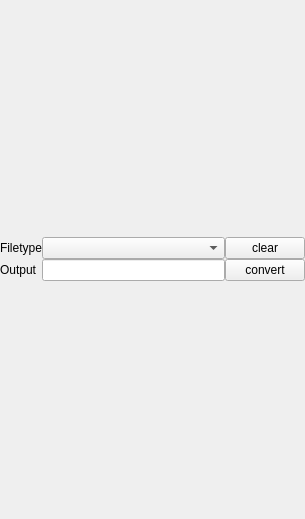
<?xml version="1.0" encoding="UTF-8"?>
<ui version="4.0">
 <class>Form</class>
 <widget class="QWidget" name="Form">
  <property name="geometry">
   <rect>
    <x>0</x>
    <y>0</y>
    <width>305</width>
    <height>519</height>
   </rect>
  </property>
  <property name="windowTitle">
   <string>TTTR-Convert</string>
  </property>
  <property name="windowIcon">
   <iconset resource="../rescource.qrc">
    <normaloff>:/icons/icons/Document-save.png</normaloff>:/icons/icons/Document-save.png</iconset>
  </property>
  <layout class="QVBoxLayout" name="verticalLayout_2">
   <property name="spacing">
    <number>0</number>
   </property>
   <property name="margin">
    <number>0</number>
   </property>
   <item>
    <layout class="QGridLayout" name="gridLayout">
     <property name="spacing">
      <number>0</number>
     </property>
     <item row="0" column="0">
      <widget class="QLabel" name="label_3">
       <property name="sizePolicy">
        <sizepolicy hsizetype="Fixed" vsizetype="Preferred">
         <horstretch>0</horstretch>
         <verstretch>0</verstretch>
        </sizepolicy>
       </property>
       <property name="text">
        <string>Filetype</string>
       </property>
      </widget>
     </item>
     <item row="3" column="0">
      <widget class="QLabel" name="label">
       <property name="sizePolicy">
        <sizepolicy hsizetype="Fixed" vsizetype="Preferred">
         <horstretch>0</horstretch>
         <verstretch>0</verstretch>
        </sizepolicy>
       </property>
       <property name="text">
        <string>Output</string>
       </property>
      </widget>
     </item>
     <item row="0" column="4">
      <widget class="QPushButton" name="toolButton_4">
       <property name="text">
        <string>clear</string>
       </property>
      </widget>
     </item>
     <item row="3" column="4">
      <widget class="QPushButton" name="toolButton">
       <property name="sizePolicy">
        <sizepolicy hsizetype="Minimum" vsizetype="Fixed">
         <horstretch>0</horstretch>
         <verstretch>0</verstretch>
        </sizepolicy>
       </property>
       <property name="text">
        <string>convert</string>
       </property>
      </widget>
     </item>
     <item row="3" column="1" colspan="3">
      <widget class="QLineEdit" name="lineEdit">
       <property name="readOnly">
        <bool>true</bool>
       </property>
      </widget>
     </item>
     <item row="0" column="1" colspan="3">
      <widget class="QComboBox" name="comboBox">
       <property name="sizePolicy">
        <sizepolicy hsizetype="Minimum" vsizetype="Fixed">
         <horstretch>0</horstretch>
         <verstretch>0</verstretch>
        </sizepolicy>
       </property>
      </widget>
     </item>
     <item row="1" column="0" colspan="5">
      <layout class="QVBoxLayout" name="verticalLayout"/>
     </item>
    </layout>
   </item>
  </layout>
  <action name="actionOpenFile">
   <property name="text">
    <string>Open File</string>
   </property>
  </action>
  <action name="actionOpen_Target">
   <property name="text">
    <string>Open Target</string>
   </property>
  </action>
  <action name="actionEnding_changed">
   <property name="text">
    <string>Ending changed</string>
   </property>
  </action>
  <action name="actionClear_list">
   <property name="text">
    <string>Clear list</string>
   </property>
  </action>
  <action name="actionMake_file">
   <property name="text">
    <string>Make file</string>
   </property>
  </action>
 </widget>
 <resources>
  <include location="../rescource.qrc"/>
 </resources>
 <connections>
  <connection>
   <sender>toolButton</sender>
   <signal>clicked()</signal>
   <receiver>actionOpen_Target</receiver>
   <slot>trigger()</slot>
   <hints>
    <hint type="sourcelabel">
     <x>295</x>
     <y>30</y>
    </hint>
    <hint type="destinationlabel">
     <x>-1</x>
     <y>-1</y>
    </hint>
   </hints>
  </connection>
  <connection>
   <sender>comboBox</sender>
   <signal>currentIndexChanged(int)</signal>
   <receiver>actionEnding_changed</receiver>
   <slot>trigger()</slot>
   <hints>
    <hint type="sourcelabel">
     <x>364</x>
     <y>10</y>
    </hint>
    <hint type="destinationlabel">
     <x>-1</x>
     <y>-1</y>
    </hint>
   </hints>
  </connection>
  <connection>
   <sender>toolButton_4</sender>
   <signal>clicked()</signal>
   <receiver>actionClear_list</receiver>
   <slot>trigger()</slot>
   <hints>
    <hint type="sourcelabel">
     <x>379</x>
     <y>10</y>
    </hint>
    <hint type="destinationlabel">
     <x>-1</x>
     <y>-1</y>
    </hint>
   </hints>
  </connection>
  <connection>
   <sender>comboBox</sender>
   <signal>currentIndexChanged(int)</signal>
   <receiver>actionClear_list</receiver>
   <slot>trigger()</slot>
   <hints>
    <hint type="sourcelabel">
     <x>254</x>
     <y>10</y>
    </hint>
    <hint type="destinationlabel">
     <x>-1</x>
     <y>-1</y>
    </hint>
   </hints>
  </connection>
 </connections>
</ui>
